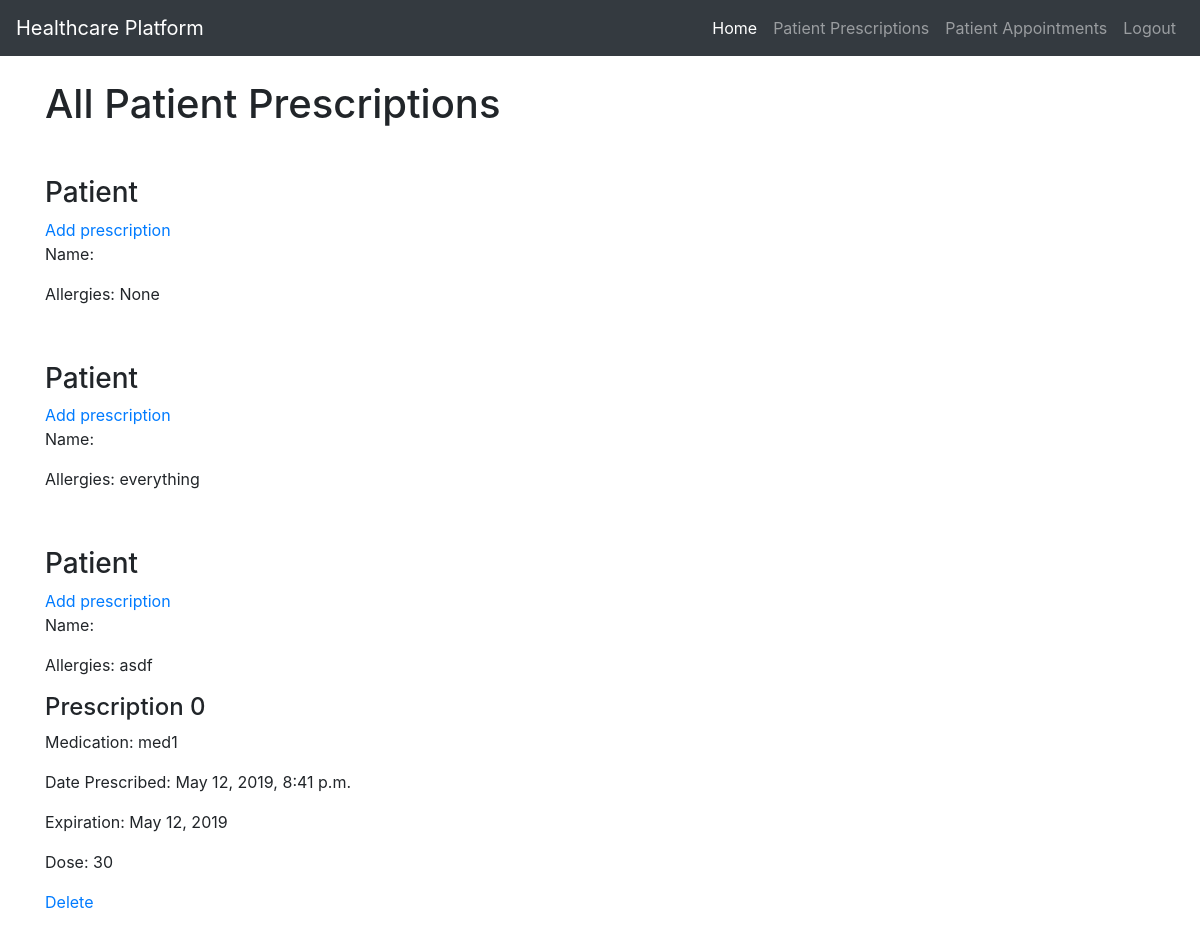
The app's page /provider_prescription (signed in), older data.
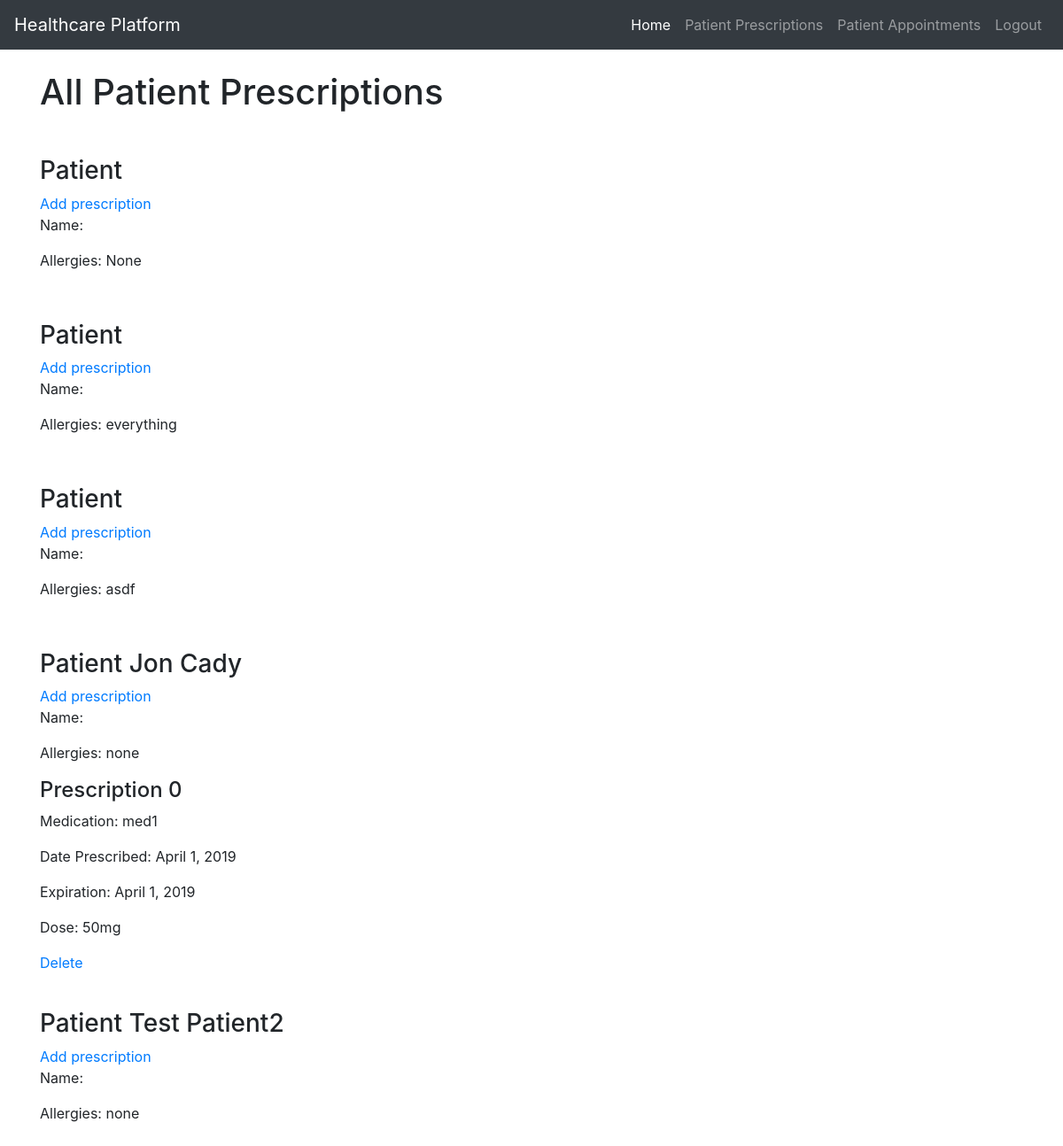
The same page, newer data.
### dbApp/models.py (models this page shows, shortened)
class Patient(models.Model):
    user = models.OneToOneField(User, on_delete=models.CASCADE)
    birthdate = models.DateField()
    age = models.SmallIntegerField()
    allergies = models.CharField(blank=True, default='', max_length=128)
    provider = models.ForeignKey('Provider', on_delete=models.SET_NULL, null=True, related_name='provider_patient')
    prescriptions = models.ManyToManyField('Prescription', related_name='patient_prescriptions', blank=True)

class Prescription(models.Model):
    id = models.AutoField(primary_key=True)
    patient = models.ForeignKey('Patient', null=True, on_delete=models.SET_NULL)
    medication = models.ForeignKey('Medication', null=True, on_delete=models.SET_NULL)
    date_prescribed = models.DateField()
    expiration = models.DateField()
    dose = models.CharField(max_length=30)

class Medication(models.Model):
    name = models.CharField(max_length=30, unique=True)
    instructions = models.CharField(max_length=30)
    recommended_dose = models.CharField(max_length=30)

### frontend/views.py (the view)
# urls.py: path('provider_prescription', render_provider_prescription, name="provider_prescription"),
def render_provider_prescription(request):
    if request.method != "GET":
        return Response('Method not allowed', status=status.HTTP_405_METHOD_NOT_ALLOWED)
    try:
        provider = request.user.provider
        return render(request, 'provider_prescription.html')
    except:
        return redirect('homepage')

### templates/provider_prescription.html
{% extends 'base.html' %}
{% block content %}
<h1>All Patient Prescriptions</h1>
<div style="padding-bottom:40px"></div>
{% if user.is_authenticated %}
    {% for patient in user.provider.patients.all %}
        <div>
            <h3>Patient  {{patient.user.first_name}} {{patient.user.last_name}}</h3>
            <a href="{% url 'add_prescription' %}">Add prescription</a>
            <p>Name:  {{ patient.fullname }}</p>
            <p>Allergies:  {{ patient.allergies }}</p>
            {% for prescription in patient.prescriptions.all %}
                <div>
                    <h4>Prescription  {{forloop.counter0}}</h3>
                    <p>Medication:  {{ prescription.medication.name }}</p>
                    <p>Date Prescribed:  {{ prescription.date_prescribed }}</p>
                    <p>Expiration:  {{ prescription.expiration }}</p>
                    <p>Dose:  {{ prescription.dose }}</p>
                </div>
                <a href="{% url 'delete_prescription' prescription.id %}">Delete</a>
            {% endfor %}
        <div style="padding-bottom:40px"></div>
        </div>
    {% endfor %}
{% endif %}
{% endblock %}

### templates/base.html (shortened to what this page needs)
<!doctype html>
<html lang="en">
<head>
  <link rel="stylesheet" href="https://stackpath.bootstrapcdn.com/bootstrap/4.3.1/css/bootstrap.min.css"
>
</head>
<body>
  <nav class="navbar navbar-expand-lg navbar-dark bg-dark">
    <a class="navbar-brand" href="{% url 'homepage' %}">Healthcare Platform</a>
    <div class="collapse navbar-collapse" id="navbarSupportedContent">
      <ul class="navbar-nav ml-auto">
        <li class="nav-item active">
          <a class="nav-link" href="{% url 'homepage' %}">Home <span class="sr-only">(current)</span></a>
        </li>
        {% if not user.is_authenticated %}
        <li class="nav-item">
          <a class="nav-link" href="{% url 'patient_registration' %}">Patient Registration</a>
        </li>
        <li class="nav-item">
          <a class="nav-link" href="{% url 'loginpage' %}">Login</a>
        </li>
        {% else %}
        {% if user.patient %}
        <li class="nav-item">
          <a class="nav-link" href="{% url 'patient_prescription' %}">My Prescriptions</a>
        </li>
        <li class="nav-item">
          <a class="nav-link" href="{% url 'patient_appointments' %}">My Appointments</a>
        </li>
        <li class="nav-item">
          <a class="nav-link" href="{% url 'logout' %}">Logout</a>
        </li>
        {% else %}
        <li class="nav-item">
          <a class="nav-link" href="{% url 'provider_prescription' %}">Patient Prescriptions</a>
        </li>
        <li class="nav-item">
          <a class="nav-link" href="{% url 'provider_appointments' %}">Patient Appointments</a>
        </li>
        <li class="nav-item">
          <a class="nav-link" href="{% url 'logout' %}">Logout</a>
        </li>
        {% endif %}
        {% endif %}
      </ul>
    </div>
  </nav>
  <br>
  <div class="container">
    {% block content %}
    {% endblock %}
  </div>
</body>
</html>

Row changes from the older to the newer data that the page shows:
changed Patient "asdf": loses Prescription (medication.name "med1", date_prescribed "May 12, 2019, 8:41 p.m.", expiration "May 12, 2019", dose "30")
added Patient: user.first_name "Jon", user.last_name "Cady", allergies "none", Prescription (medication.name "med1", date_prescribed "April 1, 2019", expiration "April 1, 2019", dose "50mg")
added Patient: user.first_name "Test", user.last_name "Patient2", allergies "none"
